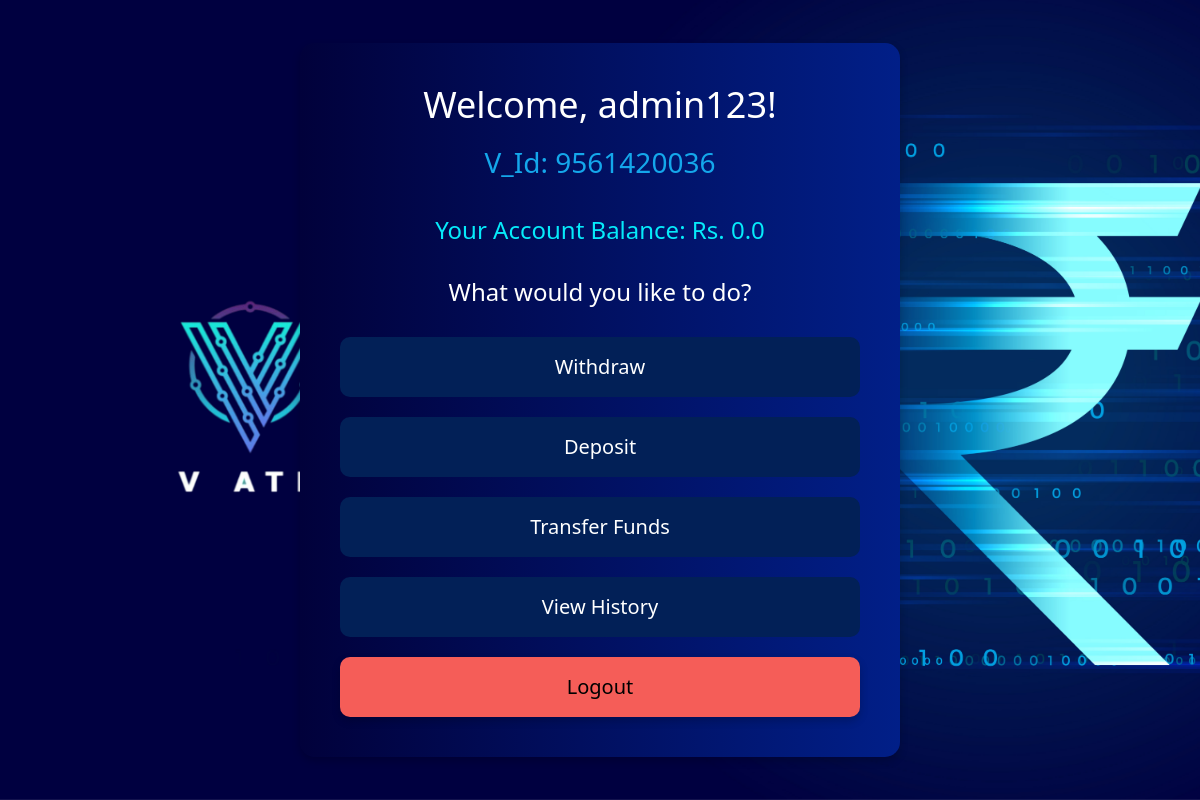
The page /dashboard (signed in) on the database its author committed.
### app.py (models this page shows)
class User(db.Model):
    id = db.Column(db.Integer, primary_key=True)
    username = db.Column(db.String(150), unique=True, nullable=False)
    password = db.Column(db.String(150), nullable=False)
    balance = db.Column(db.Float, default=0.0)
    vid = db.Column(db.String(10), unique=True, nullable=False)
    is_admin = db.Column(db.Boolean, default=False)
    pin = db.Column(db.String(6), nullable=True)

### app.py (the view)
@app.route('/dashboard')
@login_required
def dashboard():
    user_id = session['user_id']
    user = User.query.get(user_id)
    current_time = get_ist_time()
    return render_template('dashboard.html', username=user.username, balance=user.balance, vid=user.vid, current_time=current_time)

### app.py (called while the page is built)
def get_ist_time():
    utc_time = datetime.utcnow()
    ist_timezone = pytz.timezone('Asia/Kolkata')
    ist_time = utc_time.replace(tzinfo=pytz.utc).astimezone(ist_timezone)
    return ist_time.strftime('%Y-%m-%d %H:%M:%S')

def login_required(f):
    @wraps(f)
    def wrapper(*args, **kwargs):
        if 'user_id' not in session:
            flash('You need to log in first.', 'warning')
            return redirect(url_for('login'))
        return f(*args, **kwargs)
    return wrapper

### templates/dashboard.html (shortened to what this page needs)
<!DOCTYPE html>
<html lang="en">
<head>
    <link rel="stylesheet" href="{{ url_for('static', filename='styles.css') }}">
    <link rel="stylesheet" href="https://stackpath.bootstrapcdn.com/bootstrap/4.5.2/css/bootstrap.min.css">
    <link rel="stylesheet" href="https://cdnjs.cloudflare.com/ajax/libs/font-awesome/6.5.0/css/all.min.css">
</head>
<body>
    <div class="logo"></div>
    <div class="dashboard-container">
        <h2>Welcome, {{ username }}!</h2>
        <h3>V_Id: {{ vid }}</h3>
        <br>
        <p>Your Account Balance: Rs. {{ balance }}</p>
        <h4>What would you like to do?</h4>
        <div class="dashboard-options">
            <a href="{{ url_for('withdraw') }}" class="btn">Withdraw</a>
            <a href="{{ url_for('deposit') }}" class="btn">Deposit</a>
            <a href="{{ url_for('transfer') }}" class="btn">Transfer Funds</a>
            <a href="{{ url_for('transaction_history') }}" class="btn">View History</a>
            <a href="{{ url_for('logout') }}" class="btn btn-logout">Logout</a>
        </div>
    </div>
</body>
</html>

### templates/dashboard.html (style rules this page uses)
body { font-family: 'Segoe UI', Tahoma, Geneva, Verdana, sans-serif; background: url('/static/background.jpg') no-repeat center center fixed; background-size: cover; color: #14a7eb; margin: 0; display: flex; justify-content: center; align-items: center; height: 100vh; }
.dashboard-container { max-width: 600px; width: 100%; padding: 40px; border-radius: 15px; background: linear-gradient(to right, #01013b, #011f88); color: white; text-align: center; box-shadow: 0 4px 8px rgba(0, 0, 0, 0.2); }
h2 { margin-bottom: 20px; font-size: 36px; }
h3 { color: #14a7eb; }
p { font-size: 24px; margin-bottom: 30px; color: rgb(6, 234, 250) }
.dashboard-options { display: flex; flex-direction: column; gap: 20px; }
.btn { display: inline-block; padding: 15px 20px; border-radius: 10px; background-color: #022057; border: none; font-size: 20px; color: white; text-decoration: none; transition: background-color 0.3s ease; }
.btn-logout { color: black; background-color: #f55d58; box-shadow: 0 4px 8px rgba(0, 0, 0, 0.2); }
.logo { position: fixed; left: 150px; top: 0; width: 200px; height: 100vh; background: url('/static/logo.png') no-repeat center; background-size: contain; z-index: -1; }

### rows shown on the page
User: username "admin123", vid "9561420036", balance "0.0"
